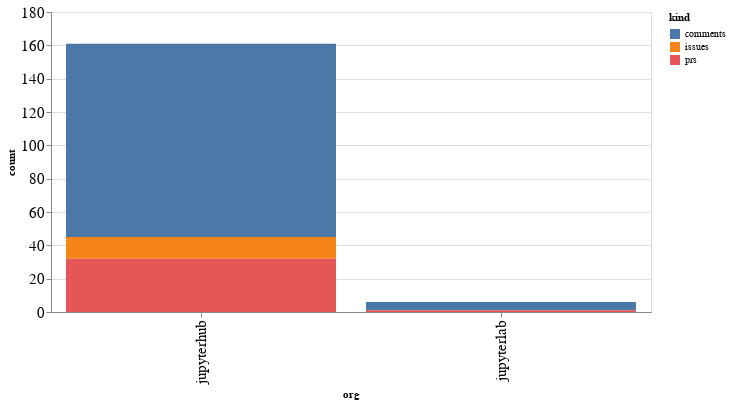

Notebook cell for this chart:
### Code cell
alt.Chart(org_summaries, width=600).mark_bar().encode(
    x='org',
    y='count',
    color='kind',
    tooltip="org"
)

### Figure 1 — Vega-Lite specification as saved in the notebook (floating-point values rounded to 4 significant figures)
{"config": {"axisLeft": {"labelFontSize": 15}, "axisBottom": {"labelFontSize": 15}}, "data": {"name": "data-d758ac7689757d7144b3da2c8847449c"}, "mark": "bar", "encoding": {"color": {"type": "nominal", "field": "kind"}, "tooltip": {"type": "nominal", "field": "org"}, "x": {"type": "nominal", "field": "org"}, "y": {"type": "quantitative", "field": "count"}}, "width": 600, "$schema": "https://vega.github.io/schema/vega-lite/v4.8.1.json", "datasets": {"data-d758ac7689757d7144b3da2c8847449c": [{"org": "jupyterhub", "kind": "comments", "count": 116}, {"org": "jupyterhub", "kind": "issues", "count": 13}, {"org": "jupyterhub", "kind": "prs", "count": 32}, {"org": "jupyterlab", "kind": "comments", "count": 5}, {"org": "jupyterlab", "kind": "prs", "count": 1}]}}
